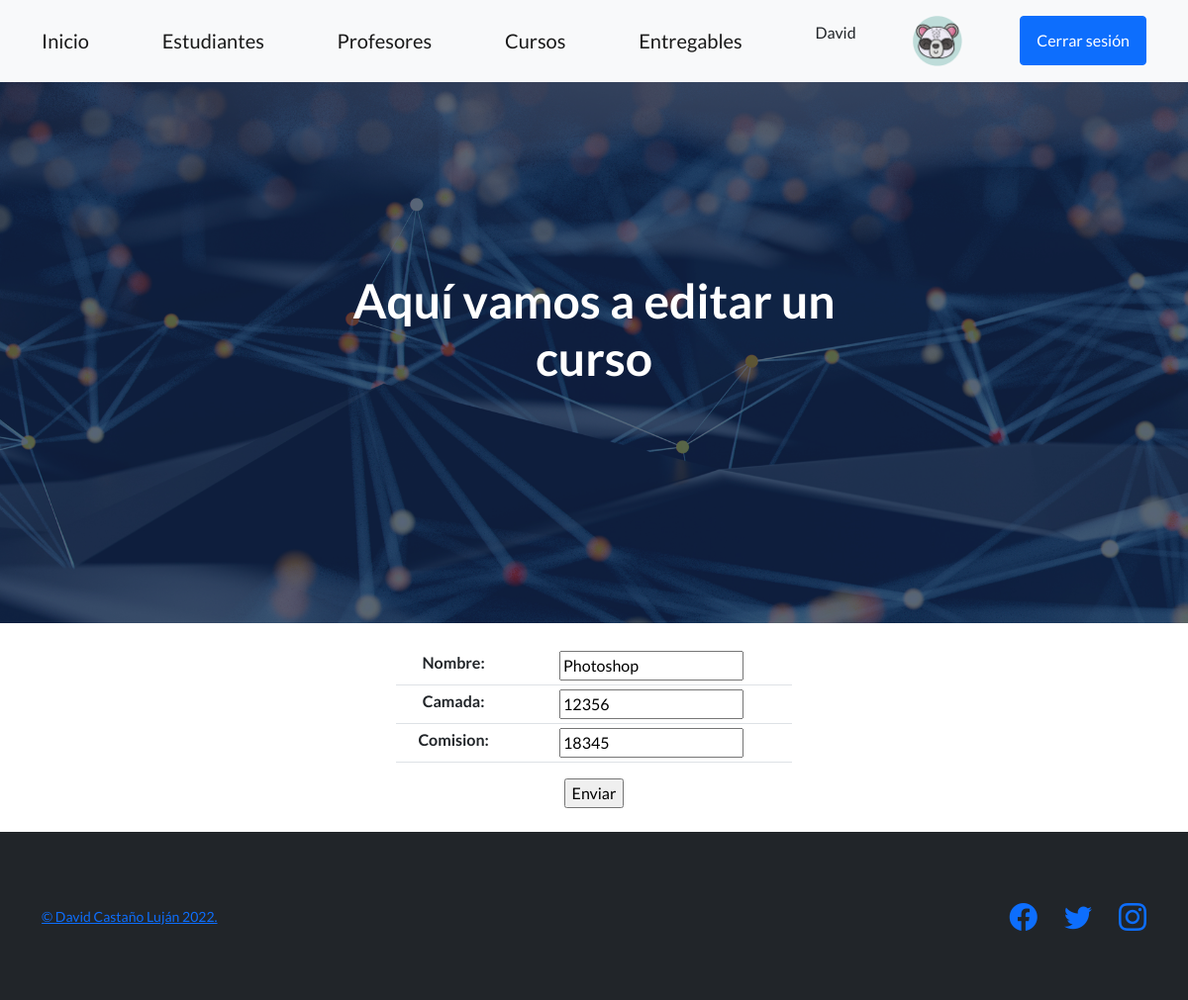
The page /AppCoder/editarCurso/12356 (signed in) on the database its author committed.
### AppCoder/models.py (models this page shows)
class AvatarImagen(models.Model):
    usuario = models.ForeignKey(User, on_delete=models.CASCADE)
    imagen = models.ImageField(upload_to="avatares", null=True, blank=True)

class Curso(models.Model):
    nombre = models.CharField(max_length=40)
    camada = models.IntegerField()
    comision = models.IntegerField()

### AppCoder/views.py (the view)
# urls.py: path('editarCurso/<curso_camada>', editarCurso, name='editarCurso'),
@login_required
def editarCurso(request, curso_camada):
    curso_elegido=Curso.objects.get(camada=curso_camada)
    if request.method == 'POST':
        miFormulario = CursoFormulario(request.POST)
        if miFormulario.is_valid():
            infoDict = miFormulario.cleaned_data
            curso_elegido.nombre=infoDict["nombre"]
            curso_elegido.camada=infoDict["camada"]
            curso_elegido.comision =infoDict["comision"]
            curso_elegido.save()
            return render(request, "AppCoder/index.html")
    else:
        miFormulario = CursoFormulario(initial={"nombre": curso_elegido.nombre, "camada": curso_elegido.camada, "comision": curso_elegido.comision})
    return render(request, "AppCoder/editarCurso.html", {"formulario1": miFormulario})

### AppCoder/forms.py
class CursoFormulario(forms.Form):
    nombre = forms.CharField()
    camada = forms.IntegerField()
    comision = forms.IntegerField()

### AppCoder/templates/AppCoder/editarCurso.html
{% extends "AppCoder/padre.html" %}
{% block titulo %}
    Aquí vamos a editar un curso
{% endblock %}
{% block formulario %}
<br>
<div style="width: 400px; margin: 0 auto;">
<form action="" method="POST"> {% csrf_token %}
        <table class="table table-sm">
        {{formulario1.as_table}}
        </table>
    <input type = "submit" value="Enviar">
</form>
</div>
<br>
{% endblock %}

### AppCoder/templates/AppCoder/padre.html (shortened to what this page needs)
<!DOCTYPE html>
<html lang="en">
    <head>{% load static %}
        <link href="https://cdn.jsdelivr.net/npm/bootstrap-icons@1.5.0/font/bootstrap-icons.css" rel="stylesheet" type="text/css" />
        <link href="{% static 'AppCoder/css/styles.css' %}" rel="stylesheet" />
    </head>
    <body>
        <nav class="navbar navbar-light bg-light static-top">
            <div class="container">
                <a class="navbar-brand" href="{% url 'Start' %}">Inicio</a>
                <a class="navbar-brand" href="{% url 'Estudiantes' %}">Estudiantes</a>
                <a class="navbar-brand" href="{% url 'Profesores' %}">Profesores</a>
                <a class="navbar-brand" href="{% url 'Cursos' %}">Cursos</a>
                <a class="navbar-brand" href="{% url 'Entregables' %}">Entregables</a>
                {% if request.user.is_authenticated %}
                <p>{{request.user.first_name}}</p>
                    {% with request.user.avatarimagen_set.first as avatar %}
                        {% if avatar%}
                        <img src="{{avatar.imagen.url}}" alt="" width="50px" class="navbar-text">
                        {% else %}
                        <img src="../../../media/avatares/default.png" alt="" width="50px" class="navbar-text">
                        {% endif %}
                        {% endwith %}
                        <a class="btn btn-primary" href="{% url 'cerrar sesion' %}">Cerrar sesión</a>
                {% else %}
                <a class="btn btn-primary" href="{% url 'iniciar sesion' %}">Iniciar sesión</a>
                <a class="btn btn-primary" href="{% url 'registro' %}">Registrarse</a>
                {% endif %}
            </div>
        </nav>
        <header class="masthead">
            <div class="container position-relative">
                <div class="row justify-content-center">
                    <div class="col-xl-6">
                        <div class="text-center text-white">
                            <h1 class="mb-5">
                                {% block titulo %}
                                {% endblock %}
                            </h1>
                        </div>
                    </div>
                </div>
            </div>
        </header>
        <div class="container text-center">
                {% block formulario %}
                {% endblock %}
        </div>
        <footer class="footer bg-dark">
            <div class="container">
                <div class="row">
                    <div class="col-lg-6 h-100 text-center text-lg-start my-auto">
                        <p class="text-muted small mb-4 mb-lg-0"> <a href="{% url 'aboutMe' %}">&copy; David Castaño Luján 2022.</a></p>
                    </div>
                    <div class="col-lg-6 h-100 text-center text-lg-end my-auto">
                        <ul class="list-inline mb-0">
                            <li class="list-inline-item me-4">
                                <a href="https://www.facebook.com/davidcaslu"><i class="bi-facebook fs-3"></i></a>
                            </li>
                            <li class="list-inline-item me-4">
                                <a href="https://twitter.com/davidcaslu"><i class="bi-twitter fs-3"></i></a>
                            </li>
                            <li class="list-inline-item">
                                <a href="https://www.instagram.com/davidcaslu/"><i class="bi-instagram fs-3"></i></a>
                            </li>
                        </ul>
                    </div>
                </div>
            </div>
        </footer>
    </body>
</html>

### rows shown on the page
AvatarImagen: imagen (picture)
Curso: nombre "Photoshop", camada "12356", comision "18345"

### other values the page prints
{{ request.user.first_name }} "David"
